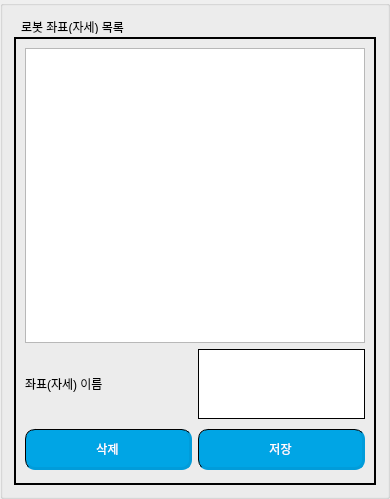
            <widget class="QGroupBox" name="groupBox_14">
             <property name="sizePolicy">
              <sizepolicy hsizetype="Expanding" vsizetype="Expanding">
               <horstretch>1</horstretch>
               <verstretch>1</verstretch>
              </sizepolicy>
             </property>
             <property name="title">
              <string/>
             </property>
             <layout class="QGridLayout" name="gridLayout_22">
              <item row="0" column="0">
               <widget class="QGroupBox" name="groupBox_15">
                <property name="sizePolicy">
                 <sizepolicy hsizetype="Expanding" vsizetype="Expanding">
                  <horstretch>1</horstretch>
                  <verstretch>1</verstretch>
                 </sizepolicy>
                </property>
                <property name="styleSheet">
                 <string notr="true">QGroupBox {
	color: rgb(0, 0, 0);
	font: bold 16pt &quot;Arial&quot;;
	border: 2px solid rgb(0, 0, 0);
	margin-top: 20px;
}
QGroupBox::title {
    subcontrol-origin: margin;
    padding: 3px 15px 0 5px;
}</string>
                </property>
                <property name="title">
                 <string>로봇 좌표(자세) 목록</string>
                </property>
                <layout class="QGridLayout" name="gridLayout_23" rowstretch="6,1,1" columnstretch="1,1">
                 <item row="0" column="0" colspan="2">
                  <widget class="QTableWidget" name="pose_table">
                   <property name="sizePolicy">
                    <sizepolicy hsizetype="Expanding" vsizetype="Expanding">
                     <horstretch>1</horstretch>
                     <verstretch>1</verstretch>
                    </sizepolicy>
                   </property>
                  </widget>
                 </item>
                 <item row="1" column="0">
                  <widget class="QLabel" name="label_6">
                   <property name="sizePolicy">
                    <sizepolicy hsizetype="Expanding" vsizetype="Expanding">
                     <horstretch>1</horstretch>
                     <verstretch>1</verstretch>
                    </sizepolicy>
                   </property>
                   <property name="styleSheet">
                    <string notr="true">color: rgb(0, 0, 0);
font: bold 14pt &quot;Arial&quot;;</string>
                   </property>
                   <property name="text">
                    <string>좌표(자세) 이름</string>
                   </property>
                  </widget>
                 </item>
                 <item row="1" column="1">
                  <widget class="QTextEdit" name="pose_name_textEdit">
                   <property name="sizePolicy">
                    <sizepolicy hsizetype="Expanding" vsizetype="Expanding">
                     <horstretch>1</horstretch>
                     <verstretch>1</verstretch>
                    </sizepolicy>
                   </property>
                   <property name="styleSheet">
                    <string notr="true">color: rgb(0, 0, 0);
font: bold 16pt &quot;Arial&quot;;
border: 1px solid rgb(0, 0, 0);</string>
                   </property>
                  </widget>
                 </item>
                 <item row="2" column="0">
                  <widget class="QPushButton" name="pose_del_btn">
                   <property name="sizePolicy">
                    <sizepolicy hsizetype="Expanding" vsizetype="Expanding">
                     <horstretch>1</horstretch>
                     <verstretch>1</verstretch>
                    </sizepolicy>
                   </property>
                   <property name="styleSheet">
                    <string notr="true">#pose_del_btn:enabled {
	color: rgb(255, 255, 255);
	background-color: #00A5E5;
	font: bold 16pt &quot;Arial&quot;;
	border: 1px solid rgb(0, 0, 0);
	border-radius: 10px;
	border-bottom: 3px solid #019cda;
	border-right: 3px solid #019cda;
	margin-top: 4px;                 
	margin-bottom: 4px;
}
#pose_del_btn:hover {
	background-color: #019cda;
	border-radius: 10px;
	border-bottom: 3px solid #0199d5;
	border-right: 3px solid #0199d5;
	margin-top: 4px;                 
	margin-bottom: 4px;
}
#pose_del_btn:pressed {
	background-color: #0077C4;
	border-radius: 10px;
	border-top: 3px solid #005e9e;
	border-left: 3px solid #005e9e;
	margin-top: 6px;
	margin-bottom: 6px;
}
#pose_del_btn:disabled {
	color: #000000;
	background-color: #c8c8c8;
	font: bold 16pt &quot;Arial&quot;;
	border: 1px solid #000000;
	border-radius: 10px;
	border-bottom: 3px solid #686868;
	border-right: 3px solid #686868;
	margin-top: 4px;                 
	margin-bottom: 4px;
}
</string>
                   </property>
                   <property name="text">
                    <string>삭제</string>
                   </property>
                  </widget>
                 </item>
                 <item row="2" column="1">
                  <widget class="QPushButton" name="pose_save_btn">
                   <property name="sizePolicy">
                    <sizepolicy hsizetype="Expanding" vsizetype="Expanding">
                     <horstretch>1</horstretch>
                     <verstretch>1</verstretch>
                    </sizepolicy>
                   </property>
                   <property name="styleSheet">
                    <string notr="true">#pose_save_btn:enabled {
	color: rgb(255, 255, 255);
	background-color: #00A5E5;
	font: bold 16pt &quot;Arial&quot;;
	border: 1px solid rgb(0, 0, 0);
	border-radius: 10px;
	border-bottom: 3px solid #019cda;
	border-right: 3px solid #019cda;
	margin-top: 4px;                 
	margin-bottom: 4px;
}
#pose_save_btn:hover {
	background-color: #019cda;
	border-radius: 10px;
	border-bottom: 3px solid #0199d5;
	border-right: 3px solid #0199d5;
	margin-top: 4px;                 
	margin-bottom: 4px;
}
#pose_save_btn:pressed {
	background-color: #0077C4;
	border-radius: 10px;
	border-top: 3px solid #005e9e;
	border-left: 3px solid #005e9e;
	margin-top: 6px;
	margin-bottom: 6px;
}
#pose_save_btn:disabled {
	color: #000000;
	background-color: #c8c8c8;
	font: bold 16pt &quot;Arial&quot;;
	border: 1px solid #000000;
	border-radius: 10px;
	border-bottom: 3px solid #686868;
	border-right: 3px solid #686868;
	margin-top: 4px;                 
	margin-bottom: 4px;
}
</string>
                   </property>
                   <property name="text">
                    <string>저장</string>
                   </property>
                  </widget>
                 </item>
                </layout>
               </widget>
              </item>
             </layout>
            </widget>
